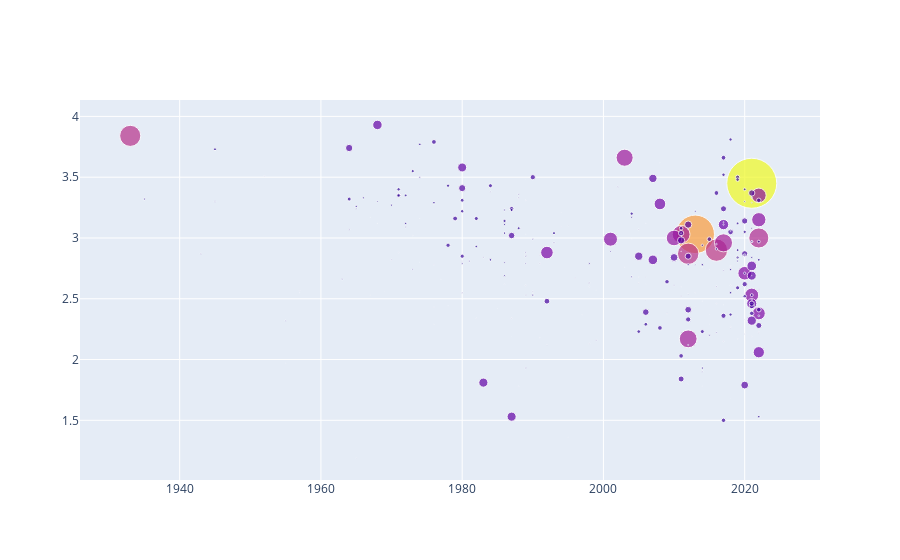

Notebook code for this chart:
### Code cell
fig = go.Figure()

fig.add_trace(
    go.Scatter(
        x=streaming_horrors['FILM_YEAR'],
        y=streaming_horrors['FILM_RATING'],
        mode='markers',
        marker=dict(
            size=50*streaming_horrors['FILM_WATCH_COUNT']/streaming_horrors['FILM_WATCH_COUNT'].max(),
            color=streaming_horrors['FILM_WATCH_COUNT'],
            line=dict(width=1, color='white')
        ),
        text=streaming_horrors['FILM_TITLE'],
        hovertemplate=
            '<b>%{text}</b><br>' +
            'Year: %{x}<br>' +
            'Rating: %{y}<br>' +
            'Watch Count: %{marker.color}<br>'
    )
)
fig.show()

### Figure 1 — Plotly figure (JSON) as saved in the notebook; plotly's stock layout.template omitted (floating-point values rounded to 4 significant figures; data arrays with more than 128 entries replaced by an {"elided": "..."} marker saying what was removed)
{"data": [{"hovertemplate": "<b>%{text}</b><br>Year: %{x}<br>Rating: %{y}<br>Watch Count: %{marker.color}<br>", "marker": {"color": {"elided": "302 int values"}, "line": {"color": "white", "width": 1}, "size": {"elided": "302 float values"}}, "mode": "markers", "text": {"elided": "302 str values"}, "type": "scatter", "x": {"elided": "302 int values"}, "y": {"elided": "302 float values"}}], "layout": {}}
